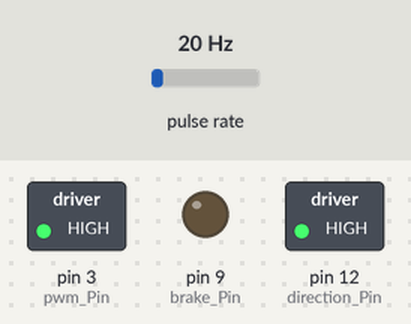
The sketch below on a simulated Arduino Uno, built with avr-gcc and run on an emulated ATmega328P. Parts: switched loads named in the sketch (green lamp = pin HIGH), output pins drawn as LEDs (lit = HIGH). Wiring (inferred from the names in the program): pulse sensor: data pin 2. Inputs (shaded band) come from the test bench; at power-on: pulse rate 20 Hz. What the sketch prints to the serial monitor is not drawn.

Above: at 0.1 s.
Timing chart, 0 to 1.6 s (numbered marks = the images above):
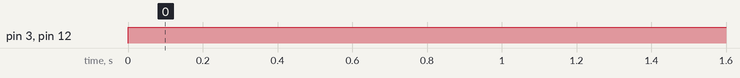

The sketch:

TestMoteurPID.ino
```cpp
#include <util/atomic.h>

#define direction_Pin  12
#define pwm_Pin  3
#define brake_Pin  9
#define encA_Pin  2

// globals
long prevT = 0;
int posPrev = 0;

// Use the "volatile" directive for variables
// used in an interrupt
volatile int pos_i = 0;

float v1Filt = 0;
float v1Prev = 0;

float eintegral = 0;

void setup() {
  Serial.begin(115200);

  pinMode(encA_Pin,INPUT);
  pinMode(pwm_Pin,OUTPUT);
  pinMode(direction_Pin,OUTPUT);
  pinMode(brake_Pin,OUTPUT);

  attachInterrupt(digitalPinToInterrupt(encA_Pin),
                  readEncoder,RISING);
}

void loop() {
  // read the position in an atomic block
  // to avoid potential misreads
  int pos = 0;
  ATOMIC_BLOCK(ATOMIC_RESTORESTATE){
    pos = pos_i;
  }
  // Compute velocity with method 1
  long currT = micros();
  float deltaT = ((float) (currT-prevT))/1.0e6;
  float velocity1 = (pos - posPrev)/deltaT;
  posPrev = pos;
  prevT = currT;

  // Convert count/s to RPM
  float v1 = velocity1/800.0*60.0;
  // Low-pass filter (25 Hz cutoff)
  v1Filt = 0.854*v1Filt + 0.0728*v1 + 0.0728*v1Prev;
  v1Prev = v1;

  // Set a target
  float vt = 20;

  // Compute the control signal u
  float kp = 20;
  float ki = 10;
  float e = vt-v1Filt;
  eintegral = eintegral + e*deltaT;

  float u = kp*e + ki*eintegral;

  // Set the motor speed and direction
  int dir = 1;
  if (u<0){
    dir = -1;
  }
  int pwr = (int) fabs(u);
  if(pwr > 255){
    pwr = 255;
  }
  setMotor(dir,pwr,pwm_Pin,direction_Pin);

  Serial.print(vt);
  Serial.print(" ");
  Serial.print(v1Filt);
  Serial.println();
  delay(1);
}

void setMotor(int dir, int pwmVal, int pwm, int dirPin){
  analogWrite(pwm,pwmVal); // Motor speed
  if(dir == 1){
    // Turn one way
    digitalWrite(dirPin,HIGH);
  }
  else if(dir == -1){
    // Turn the other way
    digitalWrite(dirPin,LOW);
  }
}

void readEncoder(){
  pos_i++;
}
```

Measured:
- by itself, pin 3 (pwm_Pin), pin 12 (direction_Pin): LOW → HIGH at 0.00 s
